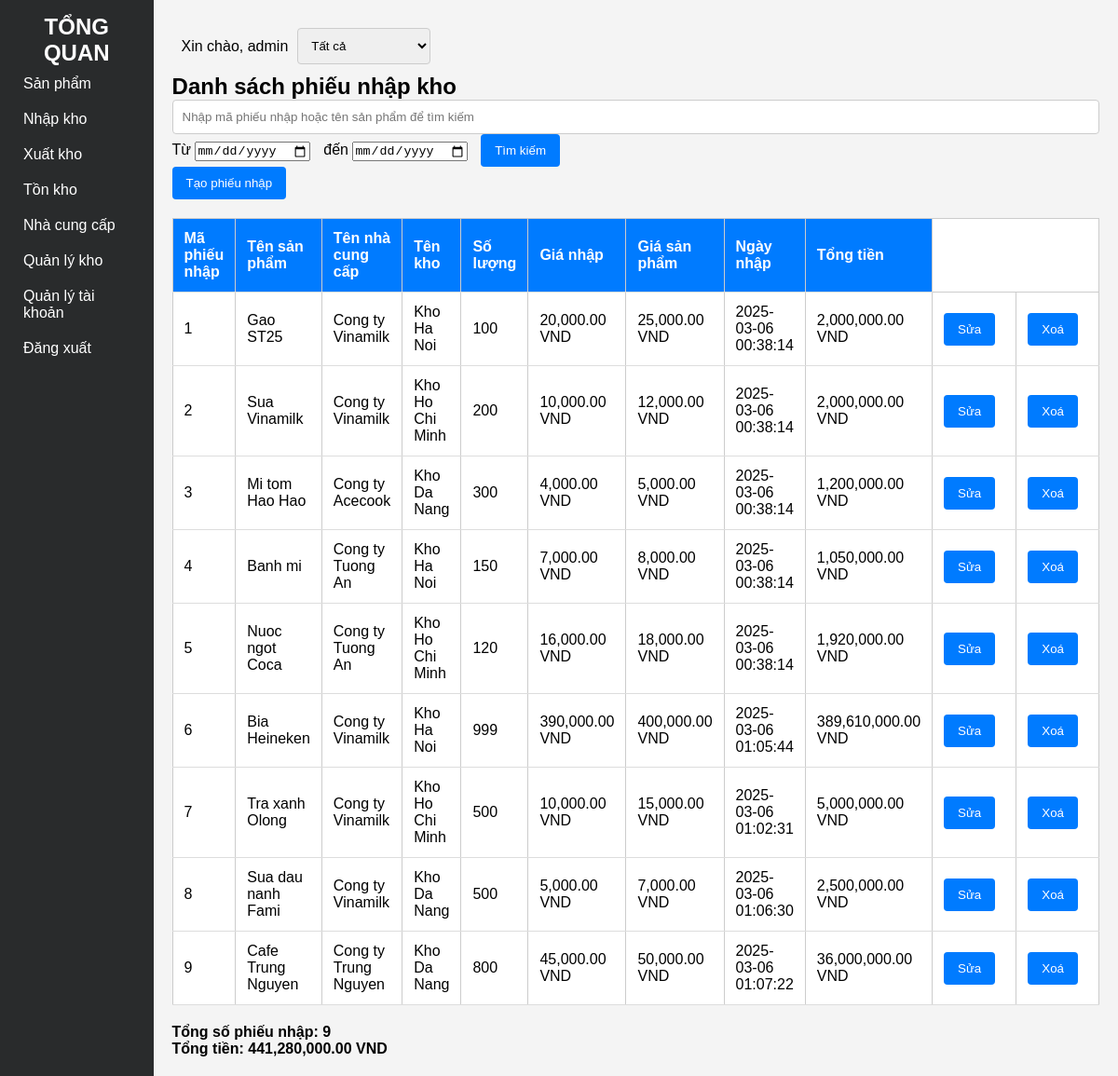
The page /components/warehouse_import.php (signed in) on the database its author committed.
### tables this page shows
CREATE TABLE `nhapkho` (
  `id` int(11) NOT NULL,
  `idSP` int(11) DEFAULT NULL,
  `idNCC` int(11) DEFAULT NULL,
  `idKho` int(11) NOT NULL,
  `soLuong` int(11) NOT NULL,
  `giaNhap` decimal(10,2) NOT NULL,
  `ngayNhap` datetime DEFAULT current_timestamp()
);

CREATE TABLE `sanpham` (
  `id` int(11) NOT NULL,
  `tenSP` varchar(255) NOT NULL,
  `motaSP` text DEFAULT NULL,
  `giaSP` decimal(10,2) NOT NULL,
  `created_at` datetime DEFAULT current_timestamp()
);

CREATE TABLE `nhacungcap` (
  `id` int(11) NOT NULL,
  `tenNCC` varchar(255) NOT NULL,
  `thongTinLienHe` text DEFAULT NULL
);

CREATE TABLE `kho` (
  `id` int(11) NOT NULL,
  `tenKho` varchar(255) NOT NULL,
  `diaChi` text NOT NULL
);

### role.php (called while the page is built, shortened)
<?php
    $sqlRole = "SELECT * FROM taikhoan WHERE username = '" . $_SESSION['username'] . "'";
    $resultRole = mysqli_query($conn, $sqlRole);
    $userRole = mysqli_fetch_assoc($resultRole);
?>

### components/warehouse_import.php (the view, shortened to what this page needs)
<?php
 include "../connection.php";
 include "../role.php";
    $search = isset($_GET['search']) ? $_GET['search'] : "";
    $idKhoFilter = isset($_GET['idKho']) && is_numeric($_GET['idKho']) ? intval($_GET['idKho']) : null;
    $sql = "SELECT nhapkho.id, sanpham.tenSP, nhacungcap.tenNCC, kho.tenKho, nhapkho.soLuong, nhapkho.giaNhap, nhapkho.ngayNhap, kho.id as idKho, sanpham.id as idSP, sanpham.giaSP as giaSP
            FROM (((nhapkho
            INNER JOIN sanpham ON nhapkho.idSP = sanpham.id)
            INNER JOIN nhacungcap ON nhacungcap.id = nhapkho.idNCC)
            INNER JOIN kho ON kho.id = nhapkho.idKho) WHERE " . ($idKhoFilter !== null ? "nhapkho.idKho = $idKhoFilter" : ($userRole['idKho'] === null ? "1" : "nhapkho.idKho='" . $userRole['idKho'] . "'"));
    $sql .= " ORDER BY nhapkho.id";
?>
<!DOCTYPE html>
<html lang="vi">
<head>
    <link rel="stylesheet" href="../styles.css">
</head>
<body>
    <div class="container">
        <aside class="sidebar">
            <?php include "../sidebar.php" ?>
        </aside>
        <main class="main-content">
            <?php include "../top_header_main.php" ?>
            <h2>Danh sách phiếu nhập kho</h2>
            <div class="search-bar">
                <form method="GET" action="">
                    <input type="text" name="search" placeholder="Nhập mã phiếu nhập hoặc tên sản phẩm để tìm kiếm" value="<?php echo $search; ?>">
                    <span>Từ</span>
                    <input type="date" name="date_from">
                    <span>đến</span>
                    <input type="date" name="date_to">
                    <button type="submit">Tìm kiếm</button>
                </form>
                <a href="create_warehouse_import.php"
                    ><button>Tạo
                        phiếu nhập</button></a>
            </div>
            <table>
                <thead>
                    <tr>
                        <th>Mã phiếu nhập</th>
                        <th>Tên sản phẩm</th>
                        <th>Tên nhà cung cấp</th>
                        <th>Tên kho</th>
                        <th>Số lượng</th>
                        <th>Giá nhập</th>
                        <th>Giá sản phẩm</th>
                        <th>Ngày nhập</th>
                        <th>Tổng tiền</th>
                    </tr>
                </thead>
                <tbody>
                    <?php
                    $result = $conn->query($sql);
                    if ($result->num_rows > 0) {
                        while ($row = $result->fetch_assoc()) {
                            $soLuong = (int) ($row['soLuong']);
                            $giaNhap = (float) ($row['giaNhap']);
                            $tongTien = $soLuong*$giaNhap;
                            echo "<tr>
                                    <td>{$row['id']}</td>
                                    <td>{$row['tenSP']}</td>
                                    <td>{$row['tenNCC']}</td>
                                    <td>{$row['tenKho']}</td>
                                    <td>{$soLuong}</td>
                                    <td>".number_format($giaNhap, 2)." VND</td>
                                    <td>".number_format($row['giaSP'], 2)." VND</td>
                                    <td>{$row['ngayNhap']}</td>
                                    <td>".number_format($tongTien, 2)." VND</td>
                                    <td>
                                        <form method='GET' action='update_warehouse_import.php'>
                                            <input type='hidden' name='id' value='{$row['id']}'>
                                            <input type='hidden' name='idKho' value='{$row['idKho']}'>
                                            <button type='submit'>Sửa</button>
                                        </form>
                                    </td>
                                    <td>
                                        <form id='deleteForm{$row['id']}' method='POST' action='delete_warehouse_import.php'>
                                            <input type='hidden' name='id' value='{$row['id']}'>
                                            <input type='hidden' name='idSP' value='{$row['idSP']}'>
                                            <input type='hidden' name='idKho' value='{$row['idKho']}'>
                                        </form>
                                        <button onclick='confirmDelete({$row['id']})'>Xoá</button>
                                    </td>
                                  </tr>";
                                }
                    } else {
                        echo "<tr>
                                    <td colspan='8'>Không có dữ liệu</td>
                                <tr>
                                    ";
                    }
                    ?>
                </tbody>
            </table>
            <div class="summary">
                <p>Tổng số phiếu nhập: <?php echo $result->num_rows; ?></p>
                <p>Tổng tiền:
                    <?php
                        $sql_total = "SELECT SUM(nhapkho.soLuong * nhapkho.giaNhap) AS tongTienTK
                                    FROM (((nhapkho
                                    INNER JOIN sanpham ON nhapkho.idSP = sanpham.id)
                                    INNER JOIN nhacungcap ON nhacungcap.id = nhapkho.idNCC)
                                    INNER JOIN kho ON kho.id = nhapkho.idKho) WHERE ".($userRole['idKho'] == null ? "1" : "idKho='".$userRole['idKho']."'");
                        $tongTienTK = $conn->query($sql_total)->fetch_assoc()['tongTienTK'] ?? 0;
                        echo number_format($tongTienTK, 2) . " VND";
                    ?>
                </p>
            </div>
        </main>
    </div>
</body>
</html>

### styles.css (style rules this page uses)
* { box-sizing: border-box; margin: 0; padding: 0; }
body { font-family: Arial, sans-serif; margin: 0; padding: 0; background-color: #f4f4f4; }
.container { display: flex; }
.sidebar { width: 200px; background-color: #292b2c; color: #fff; padding: 15px; }
.main-content { flex: 1; padding: 20px; }
.search-bar { margin-bottom: 20px; }
.search-bar input, .search-bar select, .search-bar button { margin-right: 10px; }
table { width: 100%; border-collapse: collapse; }
table, th, td { border: 1px solid #ccc; }
th, td { padding: 10px; text-align: left; }
.summary { margin-top: 20px; font-weight: bold; }
input[type="text"], input[type="number"], select { width: 100%; padding: 10px; border: 1px solid #ccc; border-radius: 4px; }
button { background-color: #007bff; color: white; border: none; padding: 10px 15px; border-radius: 4px; cursor: pointer; margin-right: 10px; }

### components/warehouse_import.php (style rules this page uses)
table { width: 100%; border-collapse: collapse; background: white; }
th, td { padding: 12px; text-align: left; border-bottom: 1px solid #ddd; }
th { background-color: #007bff; color: white; }

### rows shown on the page
nhapkho: id "1", idSP.tenSP "Gao ST25", idNCC.tenNCC "Cong ty Vinamilk", idKho.tenKho "Kho Ha Noi", soLuong "100", giaNhap "20,000.00", idSP.giaSP "25,000.00", ngayNhap "2025-03-06 00:38:14", tongTien "2,000,000.00"
nhapkho: id "2", idSP.tenSP "Sua Vinamilk", idNCC.tenNCC "Cong ty Vinamilk", idKho.tenKho "Kho Ho Chi Minh", soLuong "200", giaNhap "10,000.00", idSP.giaSP "12,000.00", ngayNhap "2025-03-06 00:38:14", tongTien "2,000,000.00"
nhapkho: id "3", idSP.tenSP "Mi tom Hao Hao", idNCC.tenNCC "Cong ty Acecook", idKho.tenKho "Kho Da Nang", soLuong "300", giaNhap "4,000.00", idSP.giaSP "5,000.00", ngayNhap "2025-03-06 00:38:14", tongTien "1,200,000.00"
nhapkho: id "4", idSP.tenSP "Banh mi", idNCC.tenNCC "Cong ty Tuong An", idKho.tenKho "Kho Ha Noi", soLuong "150", giaNhap "7,000.00", idSP.giaSP "8,000.00", ngayNhap "2025-03-06 00:38:14", tongTien "1,050,000.00"
nhapkho: id "5", idSP.tenSP "Nuoc ngot Coca", idNCC.tenNCC "Cong ty Tuong An", idKho.tenKho "Kho Ho Chi Minh", soLuong "120", giaNhap "16,000.00", idSP.giaSP "18,000.00", ngayNhap "2025-03-06 00:38:14", tongTien "1,920,000.00"
nhapkho: id "6", idSP.tenSP "Bia Heineken", idNCC.tenNCC "Cong ty Vinamilk", idKho.tenKho "Kho Ha Noi", soLuong "999", giaNhap "390,000.00", idSP.giaSP "400,000.00", ngayNhap "2025-03-06 01:05:44", tongTien "389,610,000.00"
nhapkho: id "7", idSP.tenSP "Tra xanh Olong", idNCC.tenNCC "Cong ty Vinamilk", idKho.tenKho "Kho Ho Chi Minh", soLuong "500", giaNhap "10,000.00", idSP.giaSP "15,000.00", ngayNhap "2025-03-06 01:02:31", tongTien "5,000,000.00"
nhapkho: id "8", idSP.tenSP "Sua dau nanh Fami", idNCC.tenNCC "Cong ty Vinamilk", idKho.tenKho "Kho Da Nang", soLuong "500", giaNhap "5,000.00", idSP.giaSP "7,000.00", ngayNhap "2025-03-06 01:06:30", tongTien "2,500,000.00"
nhapkho: id "9", idSP.tenSP "Cafe Trung Nguyen", idNCC.tenNCC "Cong ty Trung Nguyen", idKho.tenKho "Kho Da Nang", soLuong "800", giaNhap "45,000.00", idSP.giaSP "50,000.00", ngayNhap "2025-03-06 01:07:22", tongTien "36,000,000.00"

### other values the page prints
$_SESSION['username'] "admin"
$result->num_rows "9"
$tongTienTK "441,280,000.00"
